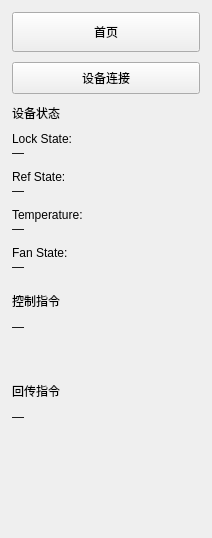
<?xml version='1.0' encoding='utf-8'?>
<ui version="4.0">
 <class>GeneratorPage</class>
 <widget class="QWidget" name="GeneratorPage">
  <layout class="QHBoxLayout" name="rootLayout">
   <property name="spacing">
    <number>0</number>
   </property>
   <property name="leftMargin">
    <number>0</number>
   </property>
   <property name="topMargin">
    <number>0</number>
   </property>
   <property name="rightMargin">
    <number>0</number>
   </property>
   <property name="bottomMargin">
    <number>0</number>
   </property>
   <item>
    <widget class="QWidget" name="Sidebar">
     <property name="minimumSize">
      <size>
       <width>212</width>
       <height>0</height>
      </size>
     </property>
     <property name="maximumSize">
      <size>
       <width>212</width>
       <height>16777215</height>
      </size>
     </property>
     <layout class="QVBoxLayout" name="sidebarLayout">
      <property name="spacing">
       <number>10</number>
      </property>
      <property name="leftMargin">
       <number>12</number>
      </property>
      <property name="topMargin">
       <number>12</number>
      </property>
      <property name="rightMargin">
       <number>12</number>
      </property>
      <property name="bottomMargin">
       <number>12</number>
      </property>
      <item>
       <widget class="QPushButton" name="homeButton">
        <property name="minimumSize">
         <size>
          <width>52</width>
          <height>40</height>
         </size>
        </property>
        <property name="maximumSize">
         <size>
          <width>188</width>
          <height>40</height>
         </size>
        </property>
        <property name="text">
         <string>首页</string>
        </property>
       </widget>
      </item>
      <item>
       <widget class="QPushButton" name="connectPageButton">
        <property name="minimumSize">
         <size>
          <width>100</width>
          <height>32</height>
         </size>
        </property>
        <property name="maximumSize">
         <size>
          <width>188</width>
          <height>32</height>
         </size>
        </property>
        <property name="text">
         <string>设备连接</string>
        </property>
       </widget>
      </item>
      <item>
       <widget class="QLabel" name="statusHeadingLabel">
        <property name="sidebarHeading" stdset="0">
         <bool>true</bool>
        </property>
        <property name="text">
         <string>设备状态</string>
        </property>
       </widget>
      </item>
      <item>
       <widget class="QLabel" name="lockLabel">
        <property name="text">
         <string>Lock State:
—</string>
        </property>
        <property name="wordWrap">
         <bool>true</bool>
        </property>
       </widget>
      </item>
      <item>
       <widget class="QLabel" name="referenceStateLabel">
        <property name="text">
         <string>Ref State:
—</string>
        </property>
        <property name="wordWrap">
         <bool>true</bool>
        </property>
       </widget>
      </item>
      <item>
       <widget class="QLabel" name="temperatureLabel">
        <property name="text">
         <string>Temperature:
—</string>
        </property>
        <property name="wordWrap">
         <bool>true</bool>
        </property>
       </widget>
      </item>
      <item>
       <widget class="QLabel" name="fanLabel">
        <property name="text">
         <string>Fan State:
—</string>
        </property>
        <property name="wordWrap">
         <bool>true</bool>
        </property>
       </widget>
      </item>
      <item>
       <spacer name="sidebarStatusSpacer">
        <property name="orientation">
         <enum>Qt::Vertical</enum>
        </property>
        <property name="sizeType">
         <enum>QSizePolicy::Fixed</enum>
        </property>
        <property name="sizeHint" stdset="0">
         <size>
          <width>20</width>
          <height>8</height>
         </size>
        </property>
       </spacer>
      </item>
      <item>
       <widget class="QLabel" name="commandHeadingLabel">
        <property name="sidebarHeading" stdset="0">
         <bool>true</bool>
        </property>
        <property name="text">
         <string>控制指令</string>
        </property>
       </widget>
      </item>
      <item>
       <widget class="QLabel" name="commandPreview">
        <property name="minimumSize">
         <size>
          <width>0</width>
          <height>52</height>
         </size>
        </property>
        <property name="text">
         <string>—</string>
        </property>
        <property name="wordWrap">
         <bool>true</bool>
        </property>
        <property name="alignment">
         <set>Qt::AlignLeading|Qt::AlignLeft|Qt::AlignTop</set>
        </property>
       </widget>
      </item>
      <item>
       <widget class="QLabel" name="responseHeadingLabel">
        <property name="sidebarHeading" stdset="0">
         <bool>true</bool>
        </property>
        <property name="text">
         <string>回传指令</string>
        </property>
       </widget>
      </item>
      <item>
       <widget class="QLabel" name="responsePreview">
        <property name="minimumSize">
         <size>
          <width>0</width>
          <height>76</height>
         </size>
        </property>
        <property name="text">
         <string>—</string>
        </property>
        <property name="wordWrap">
         <bool>true</bool>
        </property>
        <property name="alignment">
         <set>Qt::AlignLeading|Qt::AlignLeft|Qt::AlignTop</set>
        </property>
       </widget>
      </item>
      <item>
       <spacer name="sidebarBottomSpacer">
        <property name="orientation">
         <enum>Qt::Vertical</enum>
        </property>
        <property name="sizeHint" stdset="0">
         <size>
          <width>20</width>
          <height>40</height>
         </size>
        </property>
       </spacer>
      </item>
     </layout>
    </widget>
   </item>
   <item>
    <widget class="QStackedWidget" name="generatorStack">
     <property name="currentIndex">
      <number>0</number>
     </property>
     <widget class="ConnectionPage" name="connectionPage">
      </widget>
     <widget class="HomePage" name="homePage">
      </widget>
     <widget class="ReferencePage" name="referencePage">
      </widget>
     <widget class="ModulationPage" name="modulationPage">
      </widget>
     <widget class="SweepPage" name="sweepPage">
      </widget>
     <widget class="NoisePage" name="noisePage">
      </widget>
     <widget class="SystemInfoPage" name="systemInfoPage">
      </widget>
     <widget class="CalibrationPage" name="calibrationPage">
      </widget>
    </widget>
   </item>
  </layout>
 </widget>
 <customwidgets>
  <customwidget>
   <class>ConnectionPage</class>
   <extends>QWidget</extends>
   <header>ui/pages/generator/connectionpage.h</header>
   <container>1</container>
  </customwidget>
  <customwidget>
   <class>HomePage</class>
   <extends>QWidget</extends>
   <header>ui/pages/generator/homepage.h</header>
   <container>1</container>
  </customwidget>
  <customwidget>
   <class>ReferencePage</class>
   <extends>QWidget</extends>
   <header>ui/pages/generator/referencepage.h</header>
   <container>1</container>
  </customwidget>
  <customwidget>
   <class>ModulationPage</class>
   <extends>QWidget</extends>
   <header>ui/pages/generator/modulationpage.h</header>
   <container>1</container>
  </customwidget>
  <customwidget>
   <class>SweepPage</class>
   <extends>QWidget</extends>
   <header>ui/pages/generator/sweeppage.h</header>
   <container>1</container>
  </customwidget>
  <customwidget>
   <class>NoisePage</class>
   <extends>QWidget</extends>
   <header>ui/pages/generator/noisepage.h</header>
   <container>1</container>
  </customwidget>
  <customwidget>
   <class>SystemInfoPage</class>
   <extends>QWidget</extends>
   <header>ui/pages/generator/systeminfopage.h</header>
   <container>1</container>
  </customwidget>
  <customwidget>
   <class>CalibrationPage</class>
   <extends>QWidget</extends>
   <header>ui/pages/generator/calibrationpage.h</header>
   <container>1</container>
  </customwidget>
 </customwidgets>
 <resources />
 <connections />
</ui>
